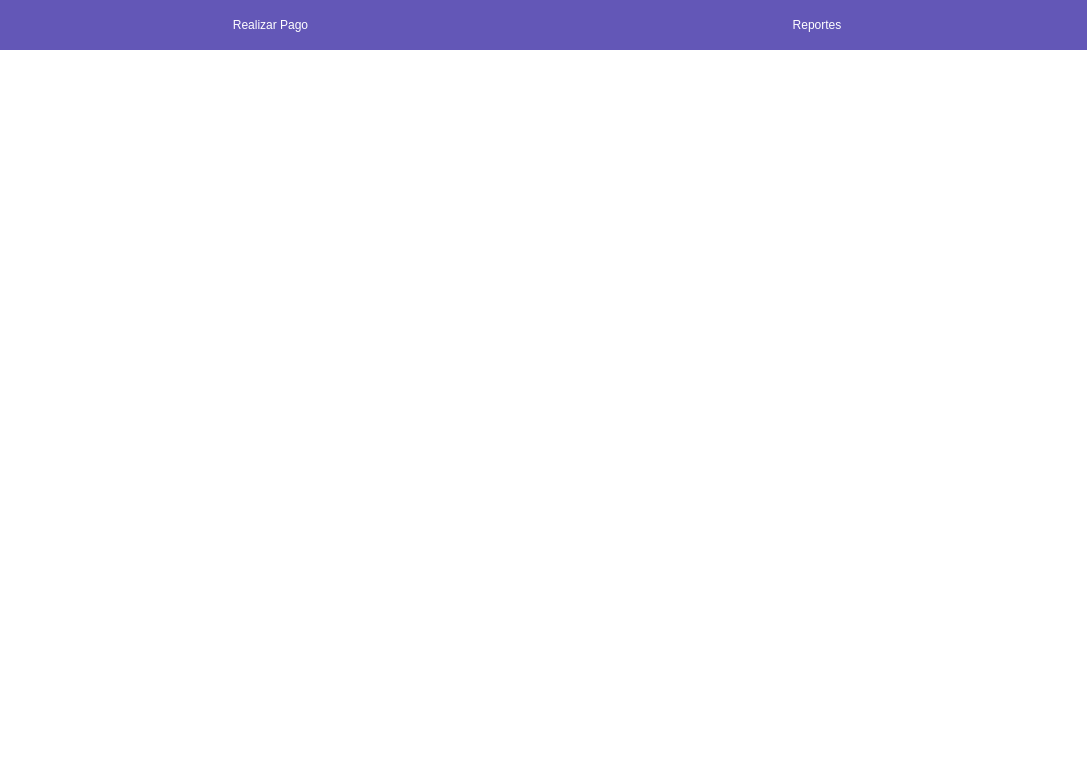
<?xml version="1.0" encoding="UTF-8"?>
<ui version="4.0">
 <class>Form</class>
 <widget class="QWidget" name="Form">
  <property name="geometry">
   <rect>
    <x>0</x>
    <y>0</y>
    <width>1087</width>
    <height>761</height>
   </rect>
  </property>
  <property name="windowTitle">
   <string>Form</string>
  </property>
  <property name="styleSheet">
   <string notr="true">background-color: rgb(255, 255, 255);</string>
  </property>
  <layout class="QVBoxLayout">
   <property name="spacing">
    <number>0</number>
   </property>
   <property name="sizeConstraint">
    <enum>QLayout::SetMaximumSize</enum>
   </property>
   <property name="leftMargin">
    <number>0</number>
   </property>
   <property name="topMargin">
    <number>0</number>
   </property>
   <property name="rightMargin">
    <number>0</number>
   </property>
   <property name="bottomMargin">
    <number>0</number>
   </property>
   <item>
    <widget class="QWidget" name="widget_2" native="true">
     <property name="minimumSize">
      <size>
       <width>0</width>
       <height>50</height>
      </size>
     </property>
     <property name="maximumSize">
      <size>
       <width>16777215</width>
       <height>50</height>
      </size>
     </property>
     <property name="styleSheet">
      <string notr="true">QWidget
{
    background-color: #6357B7;
    border-radius: 0px 0px 15px 15px;
}

QPushButton
{
    color: white;
    background-color: #6357B7;
    border-radius: 15px;
    font: 14pt &quot;Bahnschrift&quot;;
}

QPushButton:disabled
{
    color: #6357B7;
    background-color: white;
    border-radius: 0px;
}
</string>
     </property>
     <layout class="QHBoxLayout" name="horizontalLayout">
      <property name="leftMargin">
       <number>0</number>
      </property>
      <property name="topMargin">
       <number>0</number>
      </property>
      <property name="rightMargin">
       <number>0</number>
      </property>
      <property name="bottomMargin">
       <number>0</number>
      </property>
      <item>
       <widget class="QPushButton" name="RealizarPago">
        <property name="minimumSize">
         <size>
          <width>0</width>
          <height>50</height>
         </size>
        </property>
        <property name="text">
         <string>Realizar Pago</string>
        </property>
       </widget>
      </item>
      <item>
       <widget class="QPushButton" name="ReportePagos">
        <property name="minimumSize">
         <size>
          <width>0</width>
          <height>50</height>
         </size>
        </property>
        <property name="text">
         <string>Reportes</string>
        </property>
       </widget>
      </item>
     </layout>
    </widget>
   </item>
   <item>
    <widget class="QStackedWidget" name="stackedWidget">
     <property name="styleSheet">
      <string notr="true">QWidget
{
    background-color: white;
}

QPushButton
{
    color: white;
    background-color: #6357B7;
    border-radius: 15px;
    font: 14pt &quot;Bahnschrift&quot;;
}

QPushButton:Pressed
{
    background-color: #C397E4;
}

QPushButton:disabled
{
    color: #6357B7;
    background-color: white;
    border-radius: 0px;
}

QLineEdit
{
    color: #6357B7;
    background-color: white;
    border : 2px solid #6357B7;
    border-radius: 15px;
    font: 10pt &quot;Bahnschrift&quot;;
    border: 1px solid #6357B7;
    padding: 10px;
}

QLabel
{
    background-color: transparent;
    color: #6357B7;
    font: 12pt &quot;Bahnschrift&quot;;
}</string>
     </property>
    </widget>
   </item>
  </layout>
 </widget>
 <resources/>
 <connections/>
</ui>
